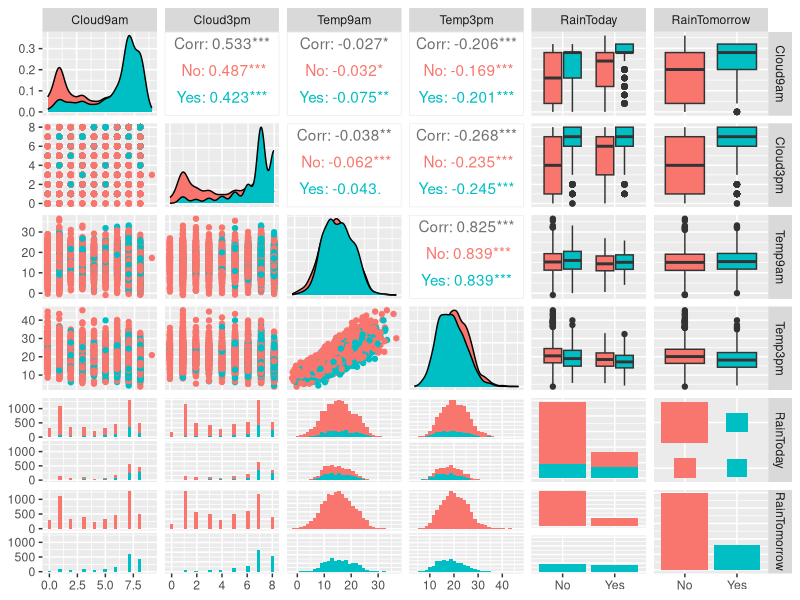
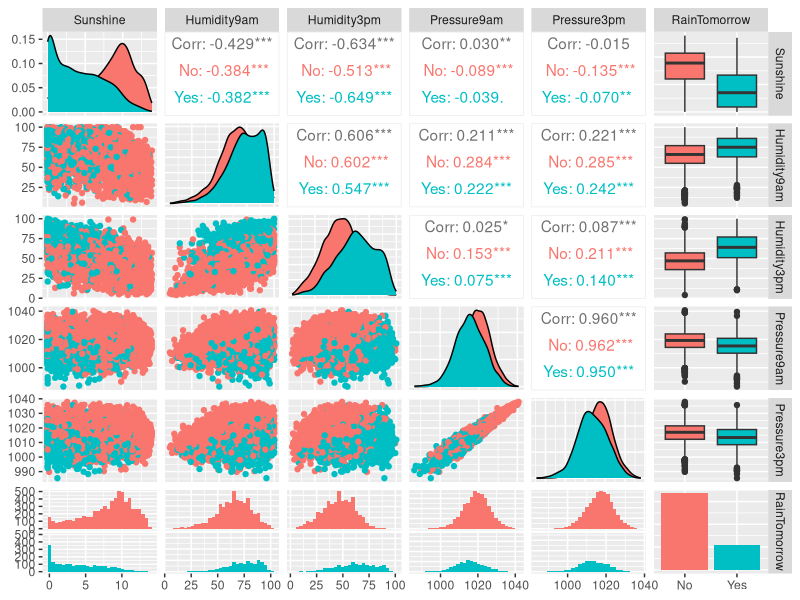

The R source for these figures, in order: (Note: this script raises an error after producing the figures.)
library(dplyr)
library(tidyr)
library(ggplot2)
library(VIM)
library(readr)
library(GGally)
library()



weatherAUS <- read_csv("weatherAUS_2.csv")
weatherAUS_WindDir9am <- select(weatherAUS,WindDir9am)
weatherAUS_WindDir9am

weatherAUS %>% select(Cloud9am,Cloud3pm,Temp9am,Temp3pm,RainToday,RainTomorrow) %>%
  na.omit() %>%
  ggpairs(columns = 1:6, ggplot2::aes(colour=RainTomorrow))

weatherAUS %>% select(Sunshine,Humidity9am,Humidity3pm,Pressure9am,Pressure3pm,RainTomorrow) %>%
  na.omit() %>%
  ggpairs(columns = 1:6, ggplot2::aes(colour=RainTomorrow))

weatherAUS %>% select(Evaporation,WindDir9am,WindDir3pm,WindSpeed9am,WindSpeed3pm,RainTomorrow) %>%
  na.omit() %>%
  ggpairs(columns = 1:6, ggplot2::aes(colour=RainTomorrow))

weatherAUS %>% select(MinTemp,MaxTemp,Rainfall,WindGustSpeed,RainTomorrow) %>%
  na.omit() %>%
  ggpairs(columns = 1:5, ggplot2::aes(colour=RainTomorrow))


## (categórica)   WindDir9am, WindDir3pm, 
## (cuantitativa) WindSpeed9am, WindSpeed3pm,  Humidity9am, Humidity3pm, Pressure9am, Pressure3pm


## Variables categoricas (politómicas)

default.stringsAsFactors()

## WindDir9am

var_WindDir9am = weatherAUS$WindDir9am
length(levels(var_WindDir9am))
ggplot(data=weatherAUS, aes(x=WindDir9am, y=RainTomorrow)) + geom_bar(stat="identity", position="stack") + theme(axis.text.x=element_text(angle=90,hjust=1))

#comparo con raintomorrow

ggplot(weatherAUS, aes(WindDir9am, ..count..)) + geom_bar(aes(fill = RainTomorrow),position = "dodge")+ theme(axis.text.x=element_text(angle=90,hjust=1))

#factorizamos aqui simplemente las categorizo luego hay que hacer un analisis con las variables dummy 
weatherAUSnuevo = weatherAUS

weatherAUSnuevo$WindDir9am = factor(weatherAUS$WindDir9am)

## WindDir3pm

var_WindDir3pm = weatherAUS$WindDir3pm
length(levels(var_WindDir3pm))
ggplot(data=weatherAUS, aes(x=WindDir3pm, y=RainTomorrow)) + geom_bar(stat="identity", position="stack") + theme(axis.text.x=element_text(angle=90,hjust=1))

#comparo con raintomorrow

ggplot(weatherAUS, aes(WindDir3pm, ..count..)) + geom_bar(aes(fill = RainTomorrow),position = "dodge")+ theme(axis.text.x=element_text(angle=90,hjust=1))

#factorizamos aqui simplemente las categorizo luego hay que hacer un analisis con las variables dummy 
weatherAUSnuevo = weatherAUS

weatherAUSnuevo$WindDir3pm = factor(weatherAUS$WindDir3pm)

## Variables cuantitativa

## WindSpeed9am

var_WindSpeed9am = weatherAUS$WindSpeed9am
#Medidas de centralidad
summary(var_WindSpeed9am)
#medidas de dispersión
medidas_dispersion<-function(x) {
  return(list('rango'= range(x), 'Varianza'= var(x), 'Desciación_tipica'= sd(x)))}
#Devuelve NAs porque hay NAs en la columna.
medidas_dispersion(var_WindSpeed9am)

length(var_WindSpeed9am)
# Basic histogram
ggplot(weatherAUS, aes(x=WindSpeed9am)) + geom_histogram() + ggtitle('Histograma de WindSpeed9am')
# Basic Density plot
ggplot(weatherAUS, aes(x = WindSpeed9am)) + geom_density() + ggtitle('Función de densidad de WindSpeed9am')
# Basic box plot
ggplot(weatherAUS, aes(y=WindSpeed9am)) +  geom_boxplot() + ggtitle('Boxplot de WindSpeed9am')
# Basic scatter plot
ggplot(weatherAUS, aes(x=WindSpeed9am, y=RainTomorrow)) + geom_point() 

## WindSpeed3pm

var_WindSpeed3pm = weatherAUS$WindSpeed3pm
#Medidas de centralidad
summary(var_WindSpeed3pm)
#medidas de dispersión
medidas_dispersion<-function(x) {
  return(list('rango'= range(x), 'Varianza'= var(x), 'Desciación_tipica'= sd(x)))}
#Devuelve NAs porque hay NAs en la columna.
medidas_dispersion(var_WindSpeed3pm)

length(var_WindSpeed3pm)
# Basic histogram
ggplot(weatherAUS, aes(x=WindSpeed3pm)) + geom_histogram() + ggtitle('Histograma de WindSpeed3pm')
# Basic Density plot
ggplot(weatherAUS, aes(x = WindSpeed3pm)) + geom_density() + ggtitle('Función de densidad de WindSpeed3pm')
# Basic box plot
ggplot(weatherAUS, aes(y=WindSpeed3pm)) +  geom_boxplot() + ggtitle('Boxplot de WindSpeed3pm')
# Basic scatter plot
ggplot(weatherAUS, aes(x=WindSpeed3pm, y=RainTomorrow)) + geom_point() 

## Humidity9am

var_Humidity9am = weatherAUS$Humidity9am
#Medidas de centralidad
summary(var_Humidity9am)
#medidas de dispersión
medidas_dispersion<-function(x) {
  return(list('rango'= range(x), 'Varianza'= var(x), 'Desciación_tipica'= sd(x)))}
#Devuelve NAs porque hay NAs en la columna.
medidas_dispersion(var_Humidity9am)

length(var_Humidity9am)
# Basic histogram
ggplot(weatherAUS, aes(x=Humidity9am)) + geom_histogram() + ggtitle('Histograma de Humidity9am')
# Basic Density plot
ggplot(weatherAUS, aes(x = Humidity9am)) + geom_density() + ggtitle('Función de densidad de Humidity9am')
# Basic box plot
ggplot(weatherAUS, aes(y=Humidity9am)) +  geom_boxplot() + ggtitle('Boxplot de Humidity9am')
# Basic scatter plot
ggplot(weatherAUS, aes(x=Humidity9am, y=RainTomorrow)) + geom_point() 

## Humidity3pm

var_Humidity3pm = weatherAUS$Humidity3pm
#Medidas de centralidad
summary(var_Humidity3pm)
#medidas de dispersión
medidas_dispersion<-function(x) {
  return(list('rango'= range(x), 'Varianza'= var(x), 'Desciación_tipica'= sd(x)))}
#Devuelve NAs porque hay NAs en la columna.
medidas_dispersion(var_Humidity3pm)

length(var_Humidity3pm)
# Basic histogram
ggplot(weatherAUS, aes(x=Humidity3pm)) + geom_histogram() + ggtitle('Histograma de Humidity3pm')
# Basic Density plot
ggplot(weatherAUS, aes(x = Humidity3pm)) + geom_density() + ggtitle('Función de densidad de Humidity3pm')
# Basic box plot
ggplot(weatherAUS, aes(y=Humidity3pm)) +  geom_boxplot() + ggtitle('Boxplot de Humidity3pm')
# Basic scatter plot
ggplot(weatherAUS, aes(x=Humidity3pm, y=RainTomorrow)) + geom_point() 

## Pressure9am

var_Pressure9am = weatherAUS$Pressure9am
#Medidas de centralidad
summary(var_Pressure9am)
#medidas de dispersión
medidas_dispersion<-function(x) {
  return(list('rango'= range(x), 'Varianza'= var(x), 'Desciación_tipica'= sd(x)))}
#Devuelve NAs porque hay NAs en la columna.
medidas_dispersion(var_Pressure9am)

length(var_Pressure9am)
# Basic histogram
ggplot(weatherAUS, aes(x=Pressure9am)) + geom_histogram() + ggtitle('Histograma de Pressure9am')
# Basic Density plot
ggplot(weatherAUS, aes(x = Pressure9am)) + geom_density() + ggtitle('Función de densidad de Pressure9am')
# Basic box plot
ggplot(weatherAUS, aes(y=Pressure9am)) +  geom_boxplot() + ggtitle('Boxplot de Pressure9am')
# Basic scatter plot
ggplot(weatherAUS, aes(x=Pressure9am, y=RainTomorrow)) + geom_point() 

## Pressure3pm

var_Pressure3pm = weatherAUS$Pressure3pm
#Medidas de centralidad
summary(var_Pressure3pm)
#medidas de dispersión
medidas_dispersion<-function(x) {
  return(list('rango'= range(x), 'Varianza'= var(x), 'Desciación_tipica'= sd(x)))}
#Devuelve NAs porque hay NAs en la columna.
medidas_dispersion(var_Pressure3pm)

length(var_Pressure3pm)
# Basic histogram
ggplot(weatherAUS, aes(x=Pressure3pm)) + geom_histogram() + ggtitle('Histograma de Pressure3pm')
# Basic Density plot
ggplot(weatherAUS, aes(x = Pressure3pm)) + geom_density() + ggtitle('Función de densidad de Pressure3pm')
# Basic box plot
ggplot(weatherAUS, aes(y=Pressure3pm)) +  geom_boxplot() + ggtitle('Boxplot de Pressure3pm')
# Basic scatter plot
ggplot(weatherAUS, aes(x=Pressure3pm, y=RainTomorrow)) + geom_point() 
